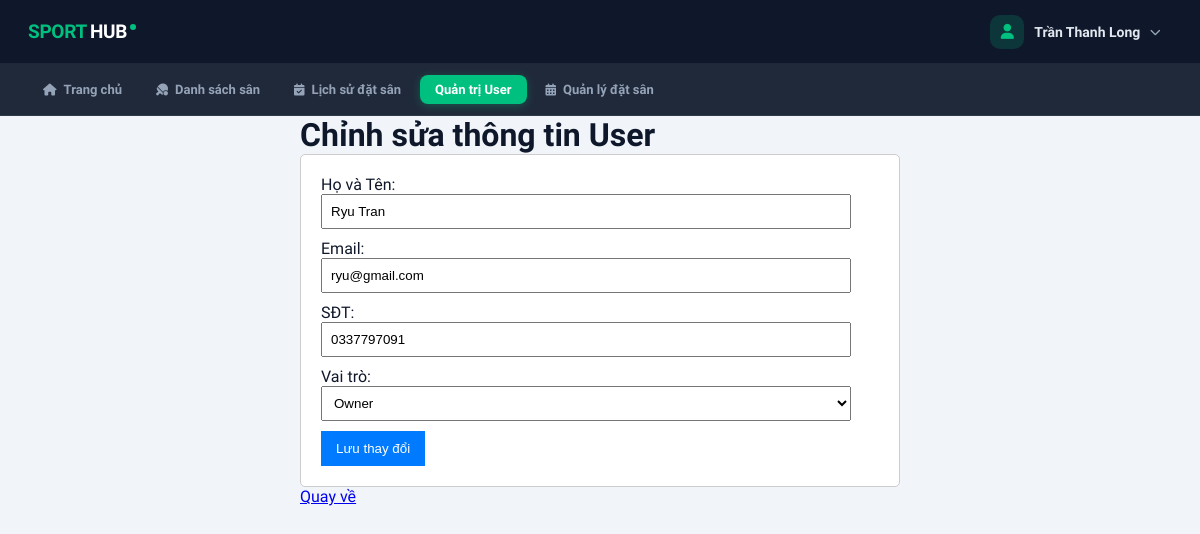
The app's page /public/index.php?action=edit_user&id=11 (signed in), older data.
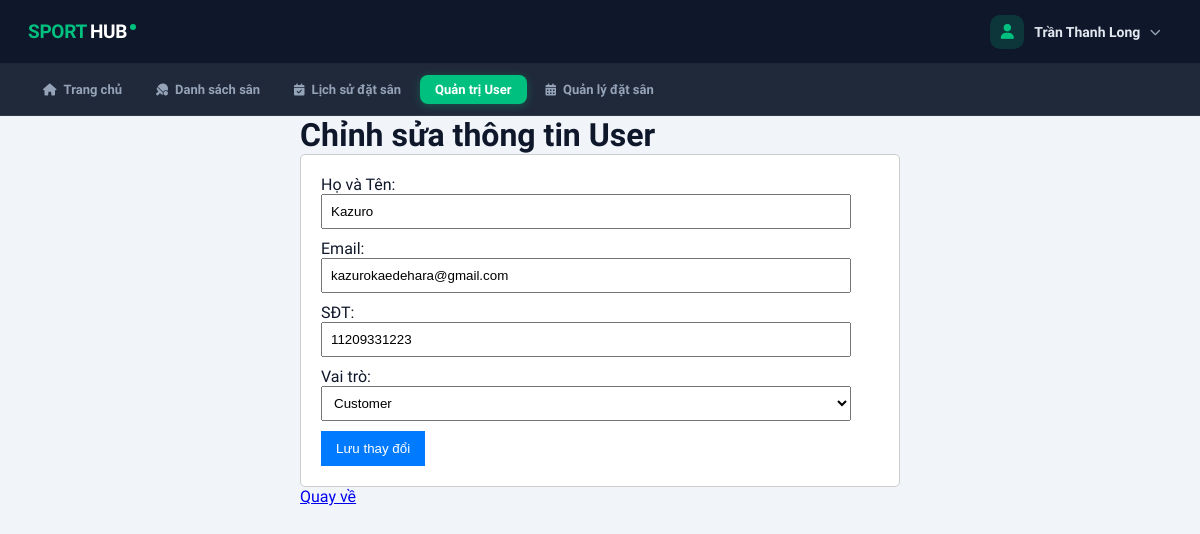
The same page, newer data.
### tables this page shows
CREATE TABLE `users` (
  `id` int(11) NOT NULL,
  `name` varchar(100) NOT NULL,
  `email` varchar(100) NOT NULL,
  `password` varchar(255) NOT NULL,
  `phone` varchar(15) DEFAULT NULL,
  `created_at` timestamp NOT NULL DEFAULT current_timestamp(),
  `role` varchar(20) DEFAULT 'customer'
);

### src/Controllers/UserController.php (called while the page is built, shortened)
<?php
class UserController
{
    private $userModel;
    public function __construct()
    {
        $this->userModel = new UserModel();
    }
    public function edit()
    {
        $id = $_GET['id'] ?? null;
        $user = $this->userModel->getUserById($id);
        require_once PROJECT_ROOT . '/views/layout/header.php';
        require_once PROJECT_ROOT . '/views/User/UserEdit.php';
        require_once PROJECT_ROOT . '/views/layout/footer.php';
    }
}

### src/database.php (called while the page is built, shortened)
<?php
class Database
{
    private static $instance = null;
    private $conn;
    private $host = 'localhost';
    private $db_name = 'datsan_thethao_db';
    private $username = 'root';
    private $password = '';
    private function __construct()
    {
        try {
            $this->conn = new
                PDO(
                    "mysql:host={$this->host};dbname={$this->db_name}",
                    $this->username,
                    $this->password
                );
            $this->conn->setAttribute(
                PDO::ATTR_ERRMODE,
                PDO::ERRMODE_EXCEPTION
            );
            $this->conn->exec("set names utf8");
        } catch (PDOException $exception) {
            echo "Connection error: " . $exception->getMessage();
        }
    }
    public static function getInstance()
    {
        if (!self::$instance) {
            self::$instance = new Database();
        }
        return self::$instance;
    }
    public function getConnection()
    {
        return $this->conn;
    }
}

### src/Models/UserModel.php (called while the page is built, shortened)
<?php
class UserModel
{
    private $conn;
    public function __construct()
    {
        $this->conn = Database::getInstance()->getConnection();
    }
    public function getUserById($id)
    {
        $stmt = $this->conn->prepare("
            SELECT * FROM users
            WHERE id = :id
            LIMIT 1
        ");
        $stmt->bindParam(':id', $id);
        $stmt->execute();
        return $stmt->fetch(PDO::FETCH_ASSOC);
    }
}

### views/User/UserEdit.php (the view, shortened to what this page needs)
<?php
require_once PROJECT_ROOT . '/views/layout/header.php';
?>
<div class="container-form">
    <h1>Chỉnh sửa thông tin User</h1>
    <form action="index.php?action=update_user" method="POST">
        <label>Họ và Tên:</label>
        <input type="text" name="name"
               value="<?= htmlspecialchars($user['name']); ?>" required>
        <label>Email:</label>
        <input type="email" name="email"
               value="<?= htmlspecialchars($user['email']); ?>" required>
        <label>SĐT:</label>
        <input type="text" name="phone"
               value="<?= htmlspecialchars($user['phone']); ?>" required>
        <label>Vai trò:</label>
        <select name="role" required>
            <option value="customer" <?= ($user['role'] == 'customer') ? 'selected' : '' ?>>
                Customer
            </option>
            <option value="owner" <?= ($user['role'] == 'owner') ? 'selected' : '' ?>>
                Owner
            </option>
        </select>
        <button type="submit">Lưu thay đổi</button>
    </form>
    <p><a href="index.php?action=user">Quay về</a></p>
</div>
<?php
require_once PROJECT_ROOT . '/views/layout/footer.php';
?>

Row changes from the older to the newer data that the page shows:
changed users: name "Ryu Tran" → "Kazuro"; email "ryu@gmail.com" → "kazurokaedehara@gmail.com"; phone "0337797091" → "11209331223"; role "Owner" → "Customer"
